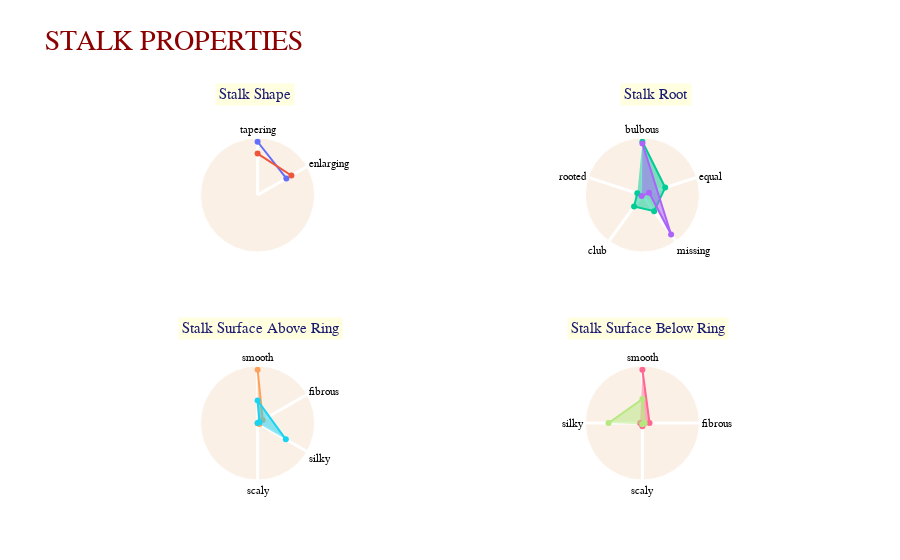

The notebook cell this image was saved under:
### Code cell
data8=[go.Scatterpolar(
      r = list(stalk_shape_edible["stalk-shape"].values),
      theta = stalk_shape_edible.index,
      fill = 'toself',
      name = "Edible",
    thetaunit = "radians",
    ),
 go.Scatterpolar(
      r = list(stalk_shape_poisonous["stalk-shape"].values),
      theta = stalk_shape_poisonous.index,
      fill = 'toself',
      name = 'Poisonous',
    thetaunit = "radians"
    ),
go.Scatterpolar(
      r = stalk_root_edible["stalk-root"].values,
      theta = stalk_root_edible.index,
      fill = 'toself',
      name = "Edible",
    thetaunit = "radians",
     subplot = "polar2"
    ),
go.Scatterpolar(
      r = stalk_root_poisonous["stalk-root"].values,
      theta =stalk_root_poisonous.index,
      fill = 'toself',
      name = 'Poisonous',
    subplot = "polar2",
    thetaunit = "radians"
    ),
go.Scatterpolar(
      r = stalk_surface_above_ring_edible["stalk-surface-above-ring"].values,
      theta = stalk_surface_above_ring_edible.index,
      fill = 'toself',
      name = "Edible",
    subplot = "polar3",
     thetaunit = "radians"
    ),
go.Scatterpolar(
      r = stalk_surface_above_ring_poisonous["stalk-surface-above-ring"].values,
      theta = stalk_surface_above_ring_poisonous.index,
      fill = 'toself',
      name = 'Poisonous',
    subplot = "polar3",
     thetaunit = "radians"
    ),
go.Scatterpolar(
        r = stalk_surface_below_ring_edible["stalk-surface-below-ring"].values,
      theta = stalk_surface_below_ring_edible.index,
      fill = 'toself',
      name = "Edible",
    subplot = "polar4"
    ),
go.Scatterpolar(
      r = stalk_surface_below_ring_poisonous["stalk-surface-below-ring"].values,
      theta = stalk_surface_below_ring_poisonous.index,
      fill = 'toself',
      name = "Poisonoıs",
    subplot = "polar4",
    
    ),]
layout = go.Layout(
    showlegend=False,
    paper_bgcolor='white',
    title="STALK PROPERTIES",
    font=dict(family='Gravitas One',size=20,color='darkred'),
     
    
    polar = dict(
      bgcolor="linen",
      domain = dict(
        y = [0.60, 0.90],
        x = [0, 0.48]
      ),
      radialaxis = dict(
             visible = False,
        angle = 45
      ),
      angularaxis = dict(
        direction = "clockwise",
        period = 6,
          gridwidth=3,
          tickfont=dict(size=11,color="black"),
      )
    ),
    polar2 = dict(
        bgcolor="linen",
      domain = dict(
        y = [0.60, 0.90],
        x = [0.52, 1]
      ),
      radialaxis = dict(
             visible = False,
        angle = 45
      ),
      angularaxis = dict(
        direction = "clockwise",
        period = 5,
           gridwidth=3,
          tickfont=dict(size=11,color="black"),
      )),
     polar3 = dict(
         bgcolor="linen",
      domain = dict(
        x = [0, 0.48],
        y = [0, 0.30]
      ),
      
    radialaxis = dict(
             visible = False,
        
        angle = 45
      ),
      angularaxis = dict(
        direction = "clockwise",
        period = 6,
           gridwidth=3,
          tickfont=dict(size=11,color="black"),
      )
     
    ),
    polar4 = dict(
         bgcolor="linen",
      domain = dict(
        y = [0, 0.30],
        x = [0.52, 1]
      ),
   radialaxis = dict(
             visible = False,
        angle = 45,
       
      ),
      angularaxis = dict(
        direction = "clockwise",
        period = 4,
           gridwidth=3,
          tickfont=dict(size=11,color="black")
      )
    ),
     annotations=[dict(showarrow=False,text="Stalk Shape",x=0.18,y=1.05,xref="paper",yref="paper",font=dict(size=15,color="midnightblue"),bgcolor="lightyellow",borderwidth=5),
                                  dict(showarrow=False,text="Stalk Root",x=0.83,y=1.05,xref="paper",yref="paper",font=dict(size=15,color="midnightblue"),bgcolor="lightyellow",borderwidth=5),
                 dict(showarrow=False,text="Stalk Surface Above Ring",x=0.13,y=0.40,xref="paper",yref="paper",font=dict(size=15,color="midnightblue"),bgcolor="lightyellow",borderwidth=5),
                 dict(showarrow=False,text="Stalk Surface Below Ring",x=0.88,y=0.40,xref="paper",yref="paper",font=dict(size=15,color="midnightblue"),bgcolor="lightyellow",borderwidth=5)]
)

fig = go.Figure(data=data8,layout=layout)
iplot(fig)

### Figure 1 — Plotly figure (JSON) as saved in the notebook; plotly's stock layout.template omitted (floating-point values rounded to 4 significant figures)
{"data": [{"fill": "toself", "name": "Edible", "r": [2592, 1616], "theta": ["tapering", "enlarging"], "thetaunit": "radians", "type": "scatterpolar"}, {"fill": "toself", "name": "Poisonous", "r": [2016, 1900], "theta": ["tapering", "enlarging"], "thetaunit": "radians", "type": "scatterpolar"}, {"fill": "toself", "name": "Edible", "r": [1920, 864, 720, 512, 192], "subplot": "polar2", "theta": ["bulbous", "equal", "missing", "club", "rooted"], "thetaunit": "radians", "type": "scatterpolar"}, {"fill": "toself", "name": "Poisonous", "r": [1856, 1760, 256, 44], "subplot": "polar2", "theta": ["bulbous", "missing", "equal", "club"], "thetaunit": "radians", "type": "scatterpolar"}, {"fill": "toself", "name": "Edible", "r": [3640, 408, 144, 16], "subplot": "polar3", "theta": ["smooth", "fibrous", "silky", "scaly"], "thetaunit": "radians", "type": "scatterpolar"}, {"fill": "toself", "name": "Poisonous", "r": [2228, 1536, 144, 8], "subplot": "polar3", "theta": ["silky", "smooth", "fibrous", "scaly"], "thetaunit": "radians", "type": "scatterpolar"}, {"fill": "toself", "name": "Edible", "r": [3400, 456, 208, 144], "subplot": "polar4", "theta": ["smooth", "fibrous", "scaly", "silky"], "type": "scatterpolar"}, {"fill": "toself", "name": "Poisonoıs", "r": [2160, 1536, 144, 76], "subplot": "polar4", "theta": ["silky", "smooth", "fibrous", "scaly"], "type": "scatterpolar"}], "layout": {"annotations": [{"bgcolor": "lightyellow", "borderwidth": 5, "font": {"color": "midnightblue", "size": 15}, "showarrow": false, "text": "Stalk Shape", "x": 0.18, "xref": "paper", "y": 1.05, "yref": "paper"}, {"bgcolor": "lightyellow", "borderwidth": 5, "font": {"color": "midnightblue", "size": 15}, "showarrow": false, "text": "Stalk Root", "x": 0.83, "xref": "paper", "y": 1.05, "yref": "paper"}, {"bgcolor": "lightyellow", "borderwidth": 5, "font": {"color": "midnightblue", "size": 15}, "showarrow": false, "text": "Stalk Surface Above Ring", "x": 0.13, "xref": "paper", "y": 0.4, "yref": "paper"}, {"bgcolor": "lightyellow", "borderwidth": 5, "font": {"color": "midnightblue", "size": 15}, "showarrow": false, "text": "Stalk Surface Below Ring", "x": 0.88, "xref": "paper", "y": 0.4, "yref": "paper"}], "font": {"color": "darkred", "family": "Gravitas One", "size": 20}, "paper_bgcolor": "white", "polar": {"angularaxis": {"direction": "clockwise", "gridwidth": 3, "period": 6, "tickfont": {"color": "black", "size": 11}}, "bgcolor": "linen", "domain": {"x": [0, 0.48], "y": [0.6, 0.9]}, "radialaxis": {"angle": 45, "visible": false}}, "polar2": {"angularaxis": {"direction": "clockwise", "gridwidth": 3, "period": 5, "tickfont": {"color": "black", "size": 11}}, "bgcolor": "linen", "domain": {"x": [0.52, 1], "y": [0.6, 0.9]}, "radialaxis": {"angle": 45, "visible": false}}, "polar3": {"angularaxis": {"direction": "clockwise", "gridwidth": 3, "period": 6, "tickfont": {"color": "black", "size": 11}}, "bgcolor": "linen", "domain": {"x": [0, 0.48], "y": [0, 0.3]}, "radialaxis": {"angle": 45, "visible": false}}, "polar4": {"angularaxis": {"direction": "clockwise", "gridwidth": 3, "period": 4, "tickfont": {"color": "black", "size": 11}}, "bgcolor": "linen", "domain": {"x": [0.52, 1], "y": [0, 0.3]}, "radialaxis": {"angle": 45, "visible": false}}, "showlegend": false, "title": {"text": "STALK PROPERTIES"}}}
